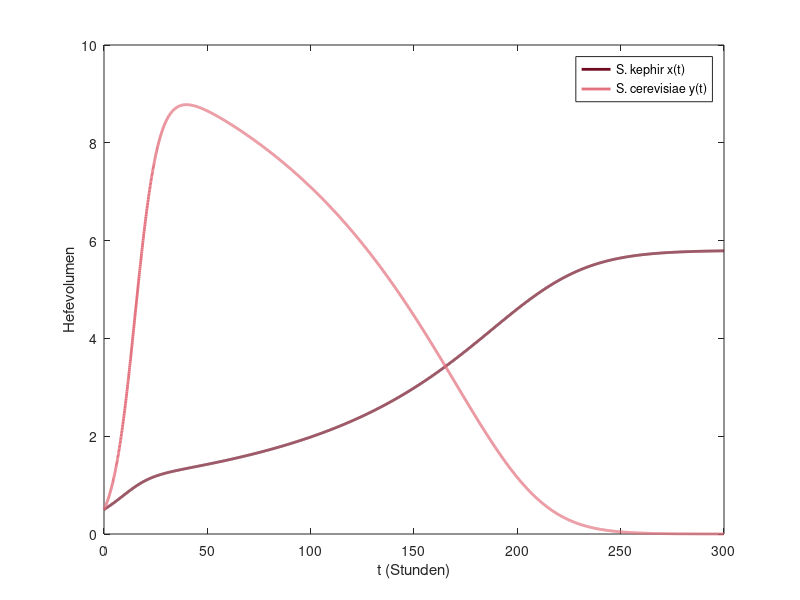

Write MATLAB code to recreate this figure.
% Abb. 4.5: Konkurrenz zweier Hefearten (Buch, Abschnitt 4.1, Gl. 4.4)
% dx/dt = r1 (1 - x/K1 - g1 y) x,  dy/dt = r2 (1 - y/K2 - g2 x) y  mit den Parametern nach Gause, x(0) = y(0) = 0.5
% (c) 2026 Philipp Kügler · Programm zum Buch „Dynamische Systeme in den Lebenswissenschaften“ · MIT-Lizenz (siehe LICENSE)
r1 = 0.0607; K1 = 5.8; g1 = 0.0757;     % S. kephir
r2 = 0.2183; K2 = 13; g2 = 0.2423;      % S. cerevisiae
f = @(t, z) [r1 * (1 - z(1) / K1 - g1 * z(2)) * z(1); r2 * (1 - z(2) / K2 - g2 * z(1)) * z(2)];
opt = odeset('RelTol', 1e-9, 'AbsTol', 1e-11);
[t, z] = ode45(f, linspace(0, 300, 3001), [0.5; 0.5], opt);
x = z(:, 1); y = z(:, 2);
for tt = [50 100 300]
    i = find(t >= tt - 1e-9, 1);
    fprintf('t = %3d h: x = %.3f,  y = %.3f\n', tt, x(i), y(i));
end
[ym, im] = max(y);
fprintf('y erreicht sein Maximum %.3f bei t = %.1f h\n', ym, t(im));
plot(t, x, 'Color', [0.43 0.04 0.12], 'LineWidth', 2); hold on
plot(t, y, 'Color', [0.89 0.44 0.49], 'LineWidth', 2); hold off
xlabel('t (Stunden)'); ylabel('Hefevolumen'); legend('S. kephir x(t)', 'S. cerevisiae y(t)');
